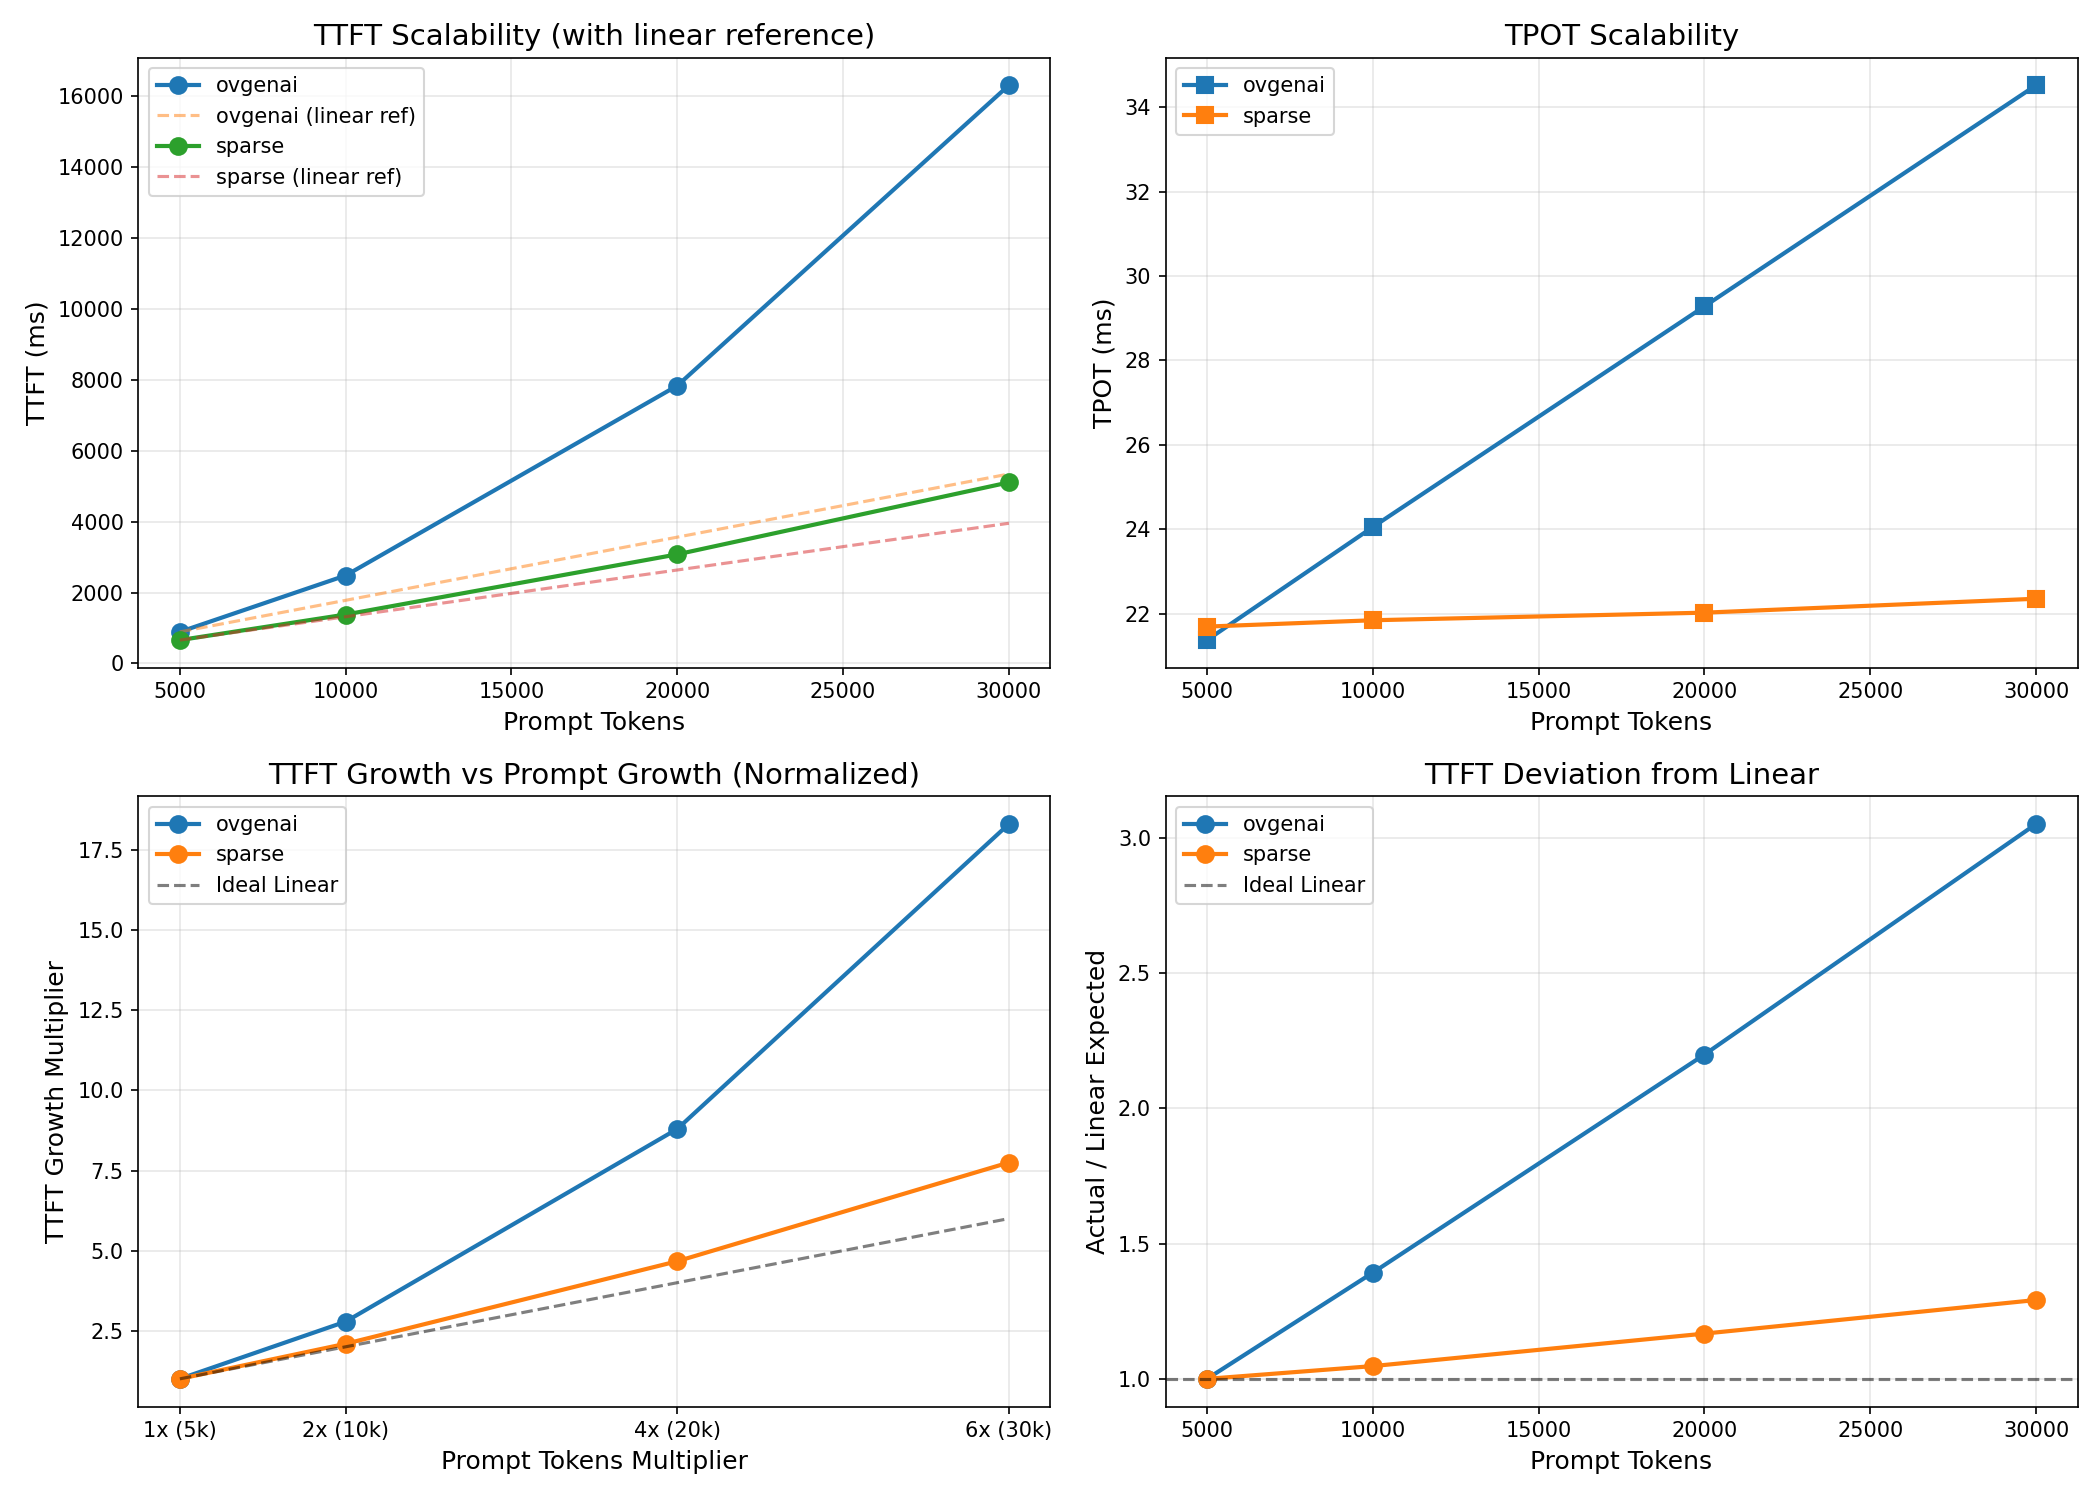

This figure's Python source:
import pandas as pd
import matplotlib.pyplot as plt
import numpy as np

# 读取数据
df = pd.read_csv('benchmark_results.csv')

# ========== 扩展性分析 ==========
print("=" * 60)
print("扩展性分析：性能随 prompt_tokens 增长的变化")
print("=" * 60)

# 对有多个数据点的策略进行分析
for name in ['ovgenai', 'sparse']:
    print(f"\n--- {name} ---")
    subset = df[df['name'] == name].sort_values('prompt_tokens')
    
    prev_pt = None
    prev_ttft = None
    prev_tpot = None
    
    for _, row in subset.iterrows():
        pt = row['prompt_tokens']
        ttft = row['ttft_ms']
        tpot = row['tpot_ms']
        
        print(f"prompt={pt:>5}: TTFT={ttft:>8.2f}ms, TPOT={tpot:>5.2f}ms", end="")
        
        if prev_pt is not None:
            pt_ratio = pt / prev_pt
            ttft_ratio = ttft / prev_ttft
            tpot_ratio = tpot / prev_tpot
            
            # 线性增长的预期值
            ttft_expected = prev_ttft * pt_ratio
            ttft_overhead = ttft / ttft_expected
            
            print(f" | 增长: {pt_ratio:.1f}x, TTFT: {ttft_ratio:.2f}x (线性预期:{ttft_overhead:.2f}x)")
        else:
            print()
        
        prev_pt = pt
        prev_ttft = ttft
        prev_tpot = tpot

# ========== 理论 vs 实际对比 ==========
print("\n" + "=" * 60)
print("线性 vs 实际增长对比")
print("=" * 60)

for name in ['ovgenai', 'sparse']:
    subset = df[df['name'] == name].sort_values('prompt_tokens')
    base_row = subset[subset['prompt_tokens'] == 5000]
    base_ttft = base_row['ttft_ms'].values[0]
    base_prompt = 5000
    
    print(f"\n{name} (以 5k 为基准):")
    print(f"{'prompt_tokens':>12} | {'实际TTFT':>10} | {'线性预期':>10} | {'偏差倍数':>8}")
    print("-" * 50)
    
    for _, row in subset.iterrows():
        pt = row['prompt_tokens']
        actual = row['ttft_ms']
        linear_expected = base_ttft * (pt / base_prompt)
        ratio = actual / linear_expected
        
        print(f"{pt:>12} | {actual:>10.2f} | {linear_expected:>10.2f} | {ratio:>8.2f}x")

# ========== 增长率拟合 ==========
print("\n" + "=" * 60)
print("增长率拟合 (TTFT vs prompt_tokens)")
print("=" * 60)

for name in ['ovgenai', 'sparse']:
    subset = df[df['name'] == name].sort_values('prompt_tokens')
    x = subset['prompt_tokens'].values
    y = subset['ttft_ms'].values
    
    # 线性拟合
    coef = np.polyfit(x, y, 1)
    linear_fn = np.poly1d(coef)
    
    # 对数拟合 (如果增长超线性)
    x_log = np.log(x)
    coef_log = np.polyfit(x_log, y, 1)
    log_fn = np.poly1d(coef_log)
    
    # 计算 R²
    y_pred_linear = linear_fn(x)
    y_pred_log = log_fn(x)
    
    ss_res = np.sum((y - y_pred_linear)**2)
    ss_tot = np.sum((y - np.mean(y))**2)
    r2_linear = 1 - (ss_res / ss_tot) if ss_tot > 0 else 0
    
    ss_res_log = np.sum((y - y_pred_log)**2)
    r2_log = 1 - (ss_res_log / ss_tot) if ss_tot > 0 else 0
    
    print(f"\n{name}:")
    print(f"  线性拟合: TTFT = {coef[0]:.6f} * prompt + {coef[1]:.2f} (R²={r2_linear:.4f})")
    print(f"  对数拟合: TTFT = {coef_log[0]:.2f} * log(prompt) + {coef_log[1]:.2f} (R²={r2_log:.4f})")
    
    if r2_log > r2_linear:
        print(f"  → 对数拟合更好，增长是亚线性的 (O(log n))")
    else:
        print(f"  → 线性拟合更好，增长接近 O(n)")

# ========== 绘图 ==========
fig, axes = plt.subplots(2, 2, figsize=(14, 10))

# 图1: TTFT 扩展性趋势
ax1 = axes[0, 0]
for name in ['ovgenai', 'sparse']:
    subset = df[df['name'] == name].sort_values('prompt_tokens')
    ax1.plot(subset['prompt_tokens'], subset['ttft_ms'], marker='o', label=name, linewidth=2, markersize=8)
    
    # 添加线性参考线
    base = subset[subset['prompt_tokens']==5000]['ttft_ms'].values[0]
    x_vals = subset['prompt_tokens'].values
    ax1.plot(x_vals, base * (x_vals / 5000), '--', alpha=0.5, label=f'{name} (linear ref)')
    
ax1.set_xlabel('Prompt Tokens', fontsize=12)
ax1.set_ylabel('TTFT (ms)', fontsize=12)
ax1.set_title('TTFT Scalability (with linear reference)', fontsize=14)
ax1.legend()
ax1.grid(True, alpha=0.3)

# 图2: TPOT 扩展性趋势
ax2 = axes[0, 1]
for name in ['ovgenai', 'sparse']:
    subset = df[df['name'] == name].sort_values('prompt_tokens')
    ax2.plot(subset['prompt_tokens'], subset['tpot_ms'], marker='s', label=name, linewidth=2, markersize=8)
ax2.set_xlabel('Prompt Tokens', fontsize=12)
ax2.set_ylabel('TPOT (ms)', fontsize=12)
ax2.set_title('TPOT Scalability', fontsize=14)
ax2.legend()
ax2.grid(True, alpha=0.3)

# 图3: TTFT 增长倍数（归一化）
ax3 = axes[1, 0]
for name in ['ovgenai', 'sparse']:
    subset = df[df['name'] == name].sort_values('prompt_tokens')
    base = subset[subset['prompt_tokens']==5000]['ttft_ms'].values[0]
    normalized = subset['ttft_ms'] / base
    prompt_ratios = subset['prompt_tokens'] / 5000
    ax3.plot(prompt_ratios, normalized, marker='o', label=name, linewidth=2, markersize=8)

# 添加理想线性增长参考
ax3.plot([1, 2, 4, 6], [1, 2, 4, 6], 'k--', alpha=0.5, label='Ideal Linear')
ax3.set_xlabel('Prompt Tokens Multiplier', fontsize=12)
ax3.set_ylabel('TTFT Growth Multiplier', fontsize=12)
ax3.set_title('TTFT Growth vs Prompt Growth (Normalized)', fontsize=14)
ax3.legend()
ax3.grid(True, alpha=0.3)
ax3.set_xticks([1, 2, 4, 6])
ax3.set_xticklabels(['1x (5k)', '2x (10k)', '4x (20k)', '6x (30k)'])

# 图4: 偏差分析
ax4 = axes[1, 1]
for name in ['ovgenai', 'sparse']:
    subset = df[df['name'] == name].sort_values('prompt_tokens')
    base = subset[subset['prompt_tokens']==5000]['ttft_ms'].values[0]
    x_vals = subset['prompt_tokens'].values
    
    # 实际 vs 线性预期
    linear_expected = base * (x_vals / 5000)
    deviation = subset['ttft_ms'].values / linear_expected
    
    ax4.plot(x_vals, deviation, marker='o', label=name, linewidth=2, markersize=8)

ax4.axhline(y=1, color='k', linestyle='--', alpha=0.5, label='Ideal Linear')
ax4.set_xlabel('Prompt Tokens', fontsize=12)
ax4.set_ylabel('Actual / Linear Expected', fontsize=12)
ax4.set_title('TTFT Deviation from Linear', fontsize=14)
ax4.legend()
ax4.grid(True, alpha=0.3)

plt.tight_layout()
plt.savefig('scalability_analysis.png', dpi=150)
print("\n\n图表已保存: scalability_analysis.png")

# ========== 总结 ==========
print("\n" + "=" * 60)
print("扩展性总结")
print("=" * 60)
print("""
1. sparse 策略扩展性显著优于 ovgenai:
   - sparse: TTFT 增长 ~7.75x (30k vs 5k)
   - ovgenai: TTFT 增长 ~18.31x (30k vs 5k)
   
2. 增长模式:
   - sparse: 接近亚线性增长 O(log n)
   - ovgenai: 超线性增长，偏差越来越大
   
3. TPOT 稳定性:
   - sparse: TPOT 基本稳定 (21.69 → 22.35 ms)
   - ovgenai: TPOT 随 prompt 增长 (21.37 → 34.52 ms)

4. 结论:
   - 长 prompt 场景强烈推荐 sparse
   - ovgenai 适合短 prompt (≤10k)
""")
